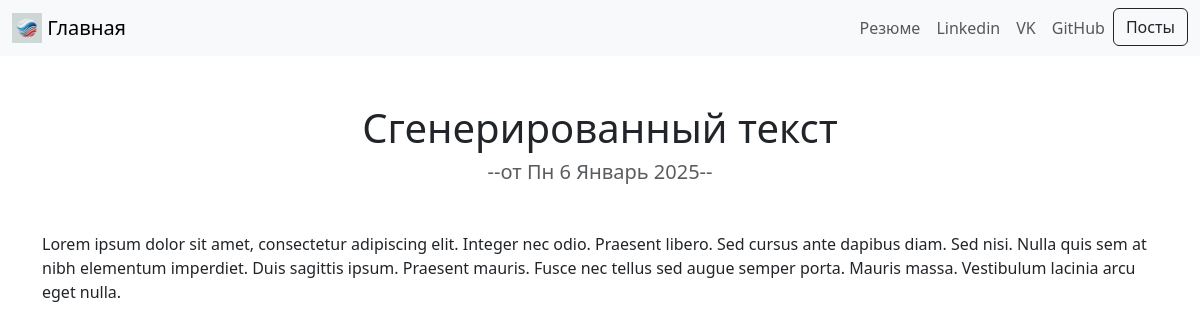
Page /blog/8/ on the committed database.
### blog/models.py (models this page shows, shortened)
class Blog(models.Model):
    title = models.CharField(max_length=200)
    description = models.CharField(max_length=25000000)
    date = models.DateField()

### blog/views.py (the view)
# urls.py: path('<int:blog_id>/', views.detail, name='detail'), # поэтому создадим такую конструкцию. Она принимает в себя любую страницу по blog_id. int указывает на то какого типа придет значение, это может бы
def detail(request, blog_id): # здесь передаем не только запрос, но и переменную
    blog = get_object_or_404(Blog, pk=blog_id) # тут мы обращаемся к нашему cозданному классу Blog в БД, берем его primary key и приравниваем к переменной blog_id
    return render(request, 'detail.html', {'blog':blog})

### blog/templates/detail.html
{% extends 'portfolio/base.html' %}
{% load static %}
{% block content %}
<h1 class="text-center mt-5" id="blogdetailtitle">{{ blog.title }}</h1>
<h5 class="text-center text-muted mb-5">--от {{ blog.date|date:'D j F Y' }}--</h5>
{{ blog.description|safe }}
{% endblock %}

### rows in the picture
Blog: title "Сгенерированный текст", date "Пн 6 Январь 2025", description "Lorem ipsum dolor sit amet, consectetur adipiscing elit. Integer nec odio. Praesent libero. Sed cursus ante dapibus diam. Sed nisi. Nulla quis sem at nibh elementum imperdiet. Duis sagittis ipsum. Praesent mauris. Fusce nec tellus sed augue semper porta. Mauris massa. Vestibulum lacinia arcu eget nulla."
